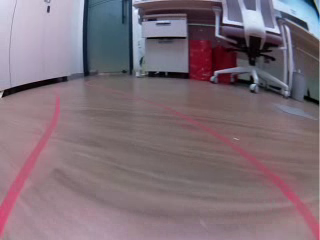
#> input picture frame 19 of OpenCV강좌코드/car_video.avi, 320 x 240 px
$ python lane_detect.py
#> lines starting #> are read from the running program, lines starting #| are printed output that depends on the picture; after the words box and inside, x2 and y2 are one past the last pixel; in counts of white or black regions, pixels touching at a corner belong together
import cv2
import numpy as np

cap = cv2.VideoCapture('car_video.avi')

while (cap.isOpened()):
  ret,img = cap.read()
#> img is the input picture: shape (240, 320, 3); mean B, G, R 120.3, 110.9, 126.9
  img_cvt = cv2.cvtColor( img, cv2.COLOR_BGR2HSV)
#> img_cvt: shape (240, 320, 3); mean H, S, V 128.4, 50.9, 133.4
  img_mask = cv2.inRange( img_cvt,
      (np.array([ 140, 50, 50])), (np.array([ 180, 255, 255])))
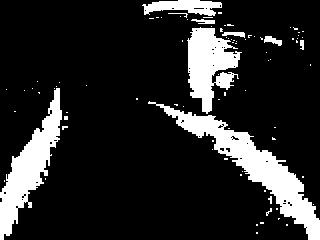
#> img_mask: shape (240, 320); 15.7% white; 86 white regions (76 under 20 px), largest, box (x1, y1, x2, y2) and area: (148, 101, 320, 240) 4645, (0, 88, 62, 240) 3310, (187, 27, 242, 114) 2701
  img_canny = cv2.Canny(img, 100, 100)
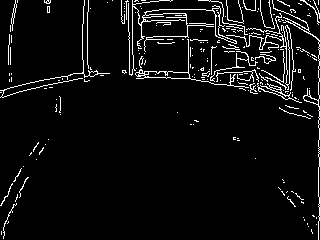
#> img_canny: shape (240, 320); 5.5% white in thin lines or dots
  cv2.imshow('my win',img_canny)
  if cv2.waitKey(1) & 0xFF == ord('q'):
#> (key q is pressed here)
    break
cap.release()
cv2.destroyAllWindows()

$ run again, starting later in the video
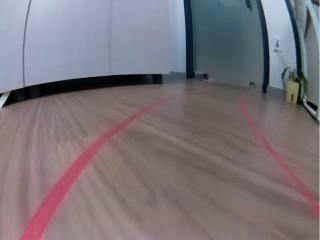
#> input picture frame 85 of OpenCV강좌코드/car_video.avi, 320 x 240 px
#> img is the input picture: shape (240, 320, 3); mean B, G, R 121.2, 115.2, 123.4
#> img_cvt: shape (240, 320, 3); mean H, S, V 81.4, 50.8, 134.1
#> `img_mask = cv2.inRange( img_cvt, (np.array([ 140, 50, 50])), (np.array..`:
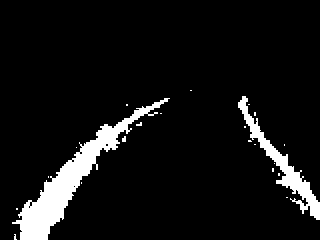
#> img_mask: shape (240, 320); 7.5% white; 22 white regions (19 under 20 px), largest, box (x1, y1, x2, y2) and area: (12, 98, 170, 240) 4011, (238, 96, 320, 220) 1666, (122, 136, 126, 142) 20
#> `img_canny = cv2.Canny(img, 100, 100)`:
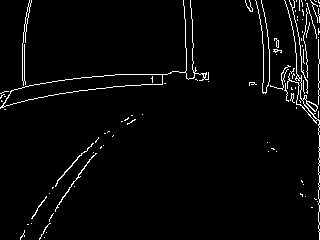
#> img_canny: shape (240, 320); 3.1% white in thin lines or dots

$ run again, starting later in the video
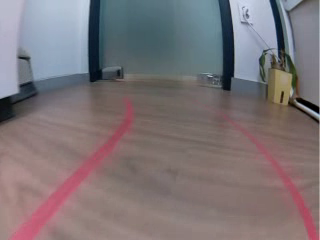
#> input picture frame 152 of OpenCV강좌코드/car_video.avi, 320 x 240 px
#> img is the input picture: shape (240, 320, 3); mean B, G, R 118.8, 115.6, 124.8
#> img_cvt: shape (240, 320, 3); mean H, S, V 62, 52, 134.5
#> `img_mask = cv2.inRange( img_cvt, (np.array([ 140, 50, 50])), (np.array..`:
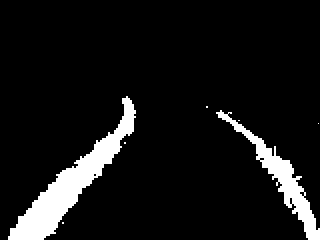
#> img_mask: shape (240, 320); 8.6% white; 7 white regions (5 under 20 px), largest, box (x1, y1, x2, y2) and area: (8, 96, 136, 240) 4324, (216, 110, 320, 240) 2230
#> `img_canny = cv2.Canny(img, 100, 100)`:
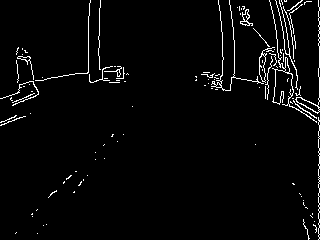
#> img_canny: shape (240, 320); 3.1% white in thin lines or dots
